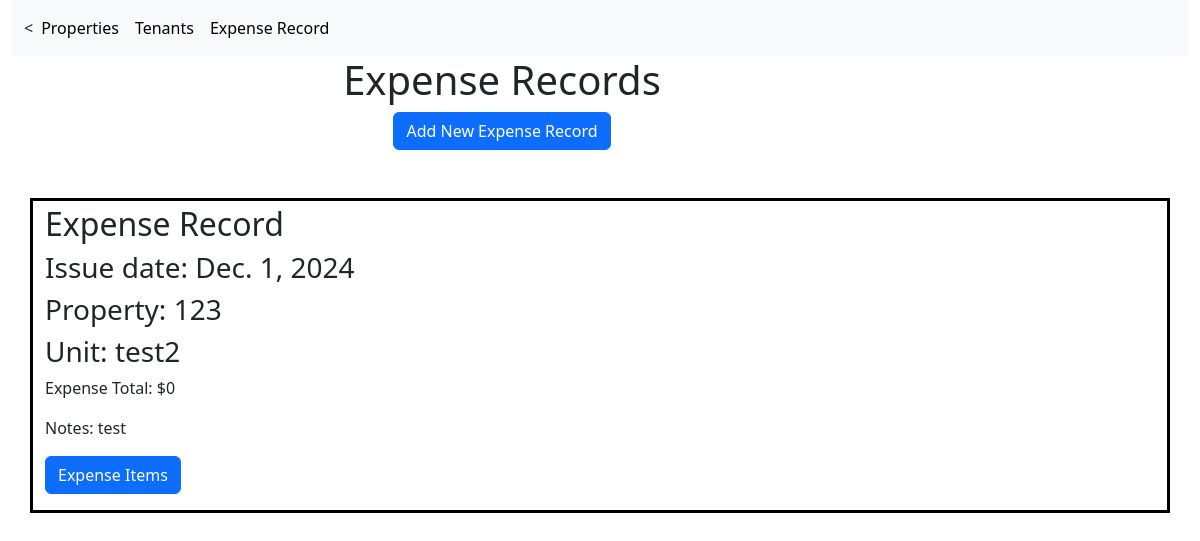
The page /expense_records/ on the database its author committed.
### real_estate/models.py (models this page shows)
class ExpenseRecord(models.Model):
    expense_record_id = models.BigAutoField(primary_key=True)
    expense_report_date = models.DateField()
    property = models.ForeignKey('Property',    on_delete=models.CASCADE)
    unit = models.ForeignKey('Unit',    blank=True, null=True, on_delete=models.CASCADE)
    expense_total = models.TextField()  # This field type is a guess.
    notes = models.TextField(null=True)
    class Meta:
        managed = True
        db_table = 'expense_record'

class Property(models.Model):
    property_id = models.BigAutoField(primary_key=True)
    name = models.TextField()
    street_addr = models.TextField()
    city = models.TextField()
    county = models.TextField(null=True)
    state_abrv = models.TextField()
    zip = models.TextField()
    purchase_date = models.DateField(blank=True, null=True)
    sqr_ft = models.TextField(blank=True, null=True)
    price_per_sqqr_ft = models.TextField(blank=True, null=True)
    purchase_price = models.TextField(blank=True, null=True)
    market_price = models.TextField(blank=True, null=True)
    num_of_units = models.TextField(blank=True, null=True)
    notes = models.TextField(null=True)
    class Meta:
        managed = True
        db_table = 'property'

class Unit(models.Model):
    unit_id = models.BigAutoField(primary_key=True)
    property = models.ForeignKey(Property, on_delete=models.CASCADE)
    name = models.TextField()
    unit_number = models.TextField()
    sqr_ft = models.TextField(blank=True, null=True)
    price_per_sqqr_ft = models.TextField(blank=True, null=True)
    notes = models.TextField(null=True)
    class Meta:
        managed = True
        db_table = 'unit'

### real_estate/views.py (the view)
# urls.py: path('expense_records/', views.expense_record, name = 'expense_record_list'),
def expense_record(request):
    expenses = ExpenseRecord.objects.all()
    for expense in expenses:
        items = ExpenseRecordItem.objects.all().filter(expense_record_id = expense.expense_record_id)
        total_expenses = 0
        for item in items:
            total_expenses += float(item.expense_item_cost)
        expense.expense_total = total_expenses
    return render(request, 'expense_record_list.html', {'expenses':expenses})

### real_estate/templates/expense_record_list.html
{% extends 'nav_bar.html' %}
{% block content%}
<div class="container-fluid">
<center><h1>Expense Records</h1></center>
           <div class="buttons">
             <div class = "page-add-button">
              <center>
                <p><a href = "{% url 'expense_record_form' %}" class = "btn btn-primary" >Add New Expense Record  </a> </p>
              </center>
            </div>
           </div>
       </div>
       </div>
{% if expenses %}
{% for expense in expenses %}
    <div class="container pt-1 my-5" style="border: 3px solid black;">
    <h2>Expense Record</h2>
    <h3>Issue date: {{expense.expense_report_date}}</h3>
    <h3>Property: {{expense.property.name}}</h3>
    <h3>Unit: {{expense.unit.name}}</h3>
    <p>Expense Total: ${{expense.expense_total}}</p>
    <p>Notes: {{expense.notes}}</p>
    <p><a href = "{% url 'expense_item_list' expense.expense_record_id %}" class = "btn btn-primary" >Expense Items  </a> </p>
    </div>
    {% endfor%}
    {% else %}
<p> There are no Expense Records </p>
{% endif %}
{% endblock %}

### rows shown on the page
ExpenseRecord: expense_report_date "Dec. 1, 2024", property.name "123", unit.name "test2", expense_total "0", notes "test"
